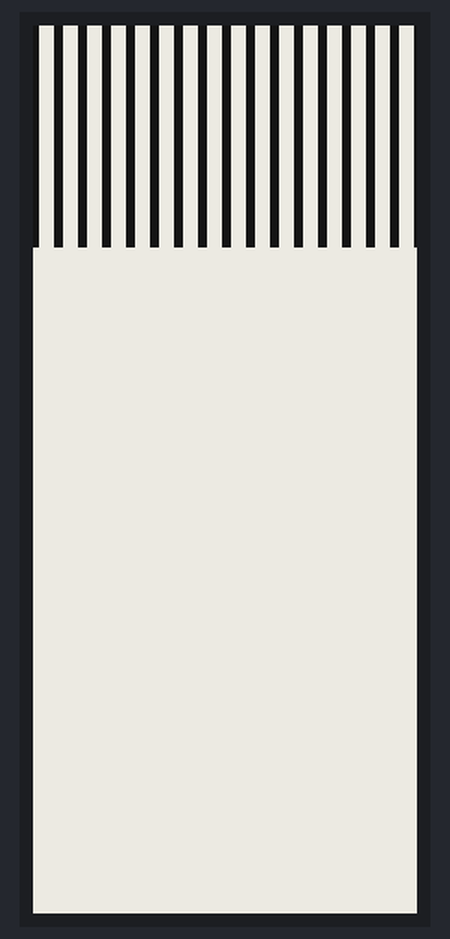
This program was run on a simulated MicroPython board. On the bench: 128×296 one-colour display. An e-paper refresh takes a nominal 2 s (0.4 s partial, 12 s with colour); library files of the repository ran but are not shown: epaper2in9.py. At 2.7 s the program stops and its outputs stay as they are.

Above: at 2.8 s.

The program:

zebre.py
```python
import epaper2in9 # Bibliothèque ecran
from machine import Pin, SPI # Bibliothèque de gestion des entrées sorties

# Init PybStick26
spi = SPI(baudrate=24000000,miso=Pin("S21"), mosi=Pin("S19", Pin.OUT), sck=Pin("S23", Pin.OUT))
cs=Pin("S11");dc=Pin("S5");rst=Pin("S3");busy = Pin("S8")

e = epaper2in9.EPD(spi, cs, dc, rst, busy)
e.init()

w = 128;h = 296;x = 0;y = 0

#on vide l'écran
e.clear_frame_memory(b'\xFF')
image = ('\x3e'*1184).encode()
e.set_frame_memory(image,x,y,w,h)

e.display_frame()
```
